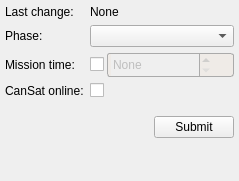
<?xml version="1.0" encoding="UTF-8"?>
<ui version="4.0">
 <class>MissionStatusDock</class>
 <widget class="QDockWidget" name="MissionStatusDock">
  <property name="geometry">
   <rect>
    <x>0</x>
    <y>0</y>
    <width>239</width>
    <height>181</height>
   </rect>
  </property>
  <property name="windowTitle">
   <string>&amp;Mission status</string>
  </property>
  <widget class="QWidget" name="dockWidgetContents">
   <layout class="QVBoxLayout" name="verticalLayout" stretch="0,0,0,1">
    <property name="leftMargin">
     <number>5</number>
    </property>
    <property name="topMargin">
     <number>5</number>
    </property>
    <property name="rightMargin">
     <number>5</number>
    </property>
    <property name="bottomMargin">
     <number>5</number>
    </property>
    <item>
     <layout class="QFormLayout" name="formLayout_3">
      <item row="1" column="0">
       <widget class="QLabel" name="label_6">
        <property name="text">
         <string>Phase:</string>
        </property>
       </widget>
      </item>
      <item row="1" column="1">
       <widget class="QComboBox" name="stateComboBox"/>
      </item>
      <item row="0" column="0">
       <widget class="QLabel" name="label_9">
        <property name="text">
         <string>Last change:</string>
        </property>
       </widget>
      </item>
      <item row="0" column="1">
       <widget class="QLabel" name="lastChangeLabel">
        <property name="text">
         <string>None</string>
        </property>
       </widget>
      </item>
      <item row="2" column="0">
       <widget class="QLabel" name="label_7">
        <property name="text">
         <string>Mission time:</string>
        </property>
       </widget>
      </item>
      <item row="2" column="1">
       <layout class="QHBoxLayout" name="horizontalLayout_3">
        <property name="spacing">
         <number>3</number>
        </property>
        <item>
         <widget class="QCheckBox" name="missionTimeCheckBox">
          <property name="toolTip">
           <string>Check to change current mission time</string>
          </property>
         </widget>
        </item>
        <item>
         <widget class="QFrame" name="missionTimeFrame">
          <property name="enabled">
           <bool>false</bool>
          </property>
          <property name="styleSheet">
           <string notr="true">QFrame {
	background-color: #fff;
	border: 1px solid #aaa;
	border-radius: 3px;
}

QFrame:disabled {
	background-color: #efebe7;
}</string>
          </property>
          <property name="frameShape">
           <enum>QFrame::StyledPanel</enum>
          </property>
          <property name="frameShadow">
           <enum>QFrame::Raised</enum>
          </property>
          <layout class="QHBoxLayout" name="horizontalLayout_4">
           <property name="spacing">
            <number>0</number>
           </property>
           <property name="leftMargin">
            <number>0</number>
           </property>
           <property name="topMargin">
            <number>0</number>
           </property>
           <property name="rightMargin">
            <number>0</number>
           </property>
           <property name="bottomMargin">
            <number>0</number>
           </property>
           <item>
            <spacer name="horizontalSpacer">
             <property name="orientation">
              <enum>Qt::Horizontal</enum>
             </property>
             <property name="sizeType">
              <enum>QSizePolicy::Fixed</enum>
             </property>
             <property name="sizeHint" stdset="0">
              <size>
               <width>3</width>
               <height>0</height>
              </size>
             </property>
            </spacer>
           </item>
           <item>
            <widget class="QDoubleSpinBox" name="missionTimeSpinBox">
             <property name="sizePolicy">
              <sizepolicy hsizetype="Expanding" vsizetype="Expanding">
               <horstretch>0</horstretch>
               <verstretch>0</verstretch>
              </sizepolicy>
             </property>
             <property name="toolTip">
              <string>Negative value means countdown to start</string>
             </property>
             <property name="frame">
              <bool>false</bool>
             </property>
             <property name="specialValueText">
              <string>None</string>
             </property>
             <property name="suffix">
              <string>sec</string>
             </property>
             <property name="minimum">
              <double>-1000.000000000000000</double>
             </property>
             <property name="maximum">
              <double>9999.989999999999782</double>
             </property>
             <property name="value">
              <double>-1000.000000000000000</double>
             </property>
            </widget>
           </item>
           <item>
            <widget class="QToolButton" name="missionTimeNoneButton">
             <property name="sizePolicy">
              <sizepolicy hsizetype="Fixed" vsizetype="Expanding">
               <horstretch>0</horstretch>
               <verstretch>0</verstretch>
              </sizepolicy>
             </property>
             <property name="toolTip">
              <string>Set to None</string>
             </property>
             <property name="icon">
              <iconset resource="res/res.qrc">
               <normaloff>:/res/remove.svg</normaloff>
               <disabledoff>:/res/remove_disabled.svg</disabledoff>
               <disabledon>:/res/remove_disabled.svg</disabledon>:/res/remove.svg</iconset>
             </property>
             <property name="iconSize">
              <size>
               <width>14</width>
               <height>14</height>
              </size>
             </property>
             <property name="autoRaise">
              <bool>true</bool>
             </property>
            </widget>
           </item>
          </layout>
         </widget>
        </item>
       </layout>
      </item>
      <item row="3" column="1">
       <widget class="QCheckBox" name="canSatOnlineCheckBox"/>
      </item>
      <item row="3" column="0">
       <widget class="QLabel" name="label_8">
        <property name="text">
         <string>CanSat online:</string>
        </property>
       </widget>
      </item>
     </layout>
    </item>
    <item>
     <spacer name="verticalSpacer_2">
      <property name="orientation">
       <enum>Qt::Vertical</enum>
      </property>
      <property name="sizeType">
       <enum>QSizePolicy::Fixed</enum>
      </property>
      <property name="sizeHint" stdset="0">
       <size>
        <width>20</width>
        <height>12</height>
       </size>
      </property>
     </spacer>
    </item>
    <item>
     <layout class="QHBoxLayout" name="horizontalLayout_2">
      <item>
       <widget class="QToolButton" name="refreshButton">
        <property name="toolTip">
         <string>Refresh mission status</string>
        </property>
        <property name="statusTip">
         <string/>
        </property>
        <property name="icon">
         <iconset resource="res/res.qrc">
          <normaloff>:/res/refresh.svg</normaloff>:/res/refresh.svg</iconset>
        </property>
        <property name="autoRaise">
         <bool>true</bool>
        </property>
       </widget>
      </item>
      <item>
       <spacer name="horizontalSpacer_2">
        <property name="orientation">
         <enum>Qt::Horizontal</enum>
        </property>
        <property name="sizeHint" stdset="0">
         <size>
          <width>40</width>
          <height>20</height>
         </size>
        </property>
       </spacer>
      </item>
      <item>
       <widget class="QPushButton" name="submitButton">
        <property name="text">
         <string>Submit</string>
        </property>
       </widget>
      </item>
     </layout>
    </item>
    <item>
     <spacer name="verticalSpacer">
      <property name="orientation">
       <enum>Qt::Vertical</enum>
      </property>
      <property name="sizeHint" stdset="0">
       <size>
        <width>20</width>
        <height>1</height>
       </size>
      </property>
     </spacer>
    </item>
   </layout>
  </widget>
 </widget>
 <resources>
  <include location="res/res.qrc"/>
 </resources>
 <connections>
  <connection>
   <sender>refreshButton</sender>
   <signal>clicked()</signal>
   <receiver>MissionStatusDock</receiver>
   <slot>refresh()</slot>
   <hints>
    <hint type="sourcelabel">
     <x>17</x>
     <y>156</y>
    </hint>
    <hint type="destinationlabel">
     <x>107</x>
     <y>89</y>
    </hint>
   </hints>
  </connection>
  <connection>
   <sender>submitButton</sender>
   <signal>clicked()</signal>
   <receiver>MissionStatusDock</receiver>
   <slot>submit()</slot>
   <hints>
    <hint type="sourcelabel">
     <x>168</x>
     <y>155</y>
    </hint>
    <hint type="destinationlabel">
     <x>107</x>
     <y>89</y>
    </hint>
   </hints>
  </connection>
  <connection>
   <sender>missionTimeCheckBox</sender>
   <signal>toggled(bool)</signal>
   <receiver>missionTimeFrame</receiver>
   <slot>setEnabled(bool)</slot>
   <hints>
    <hint type="sourcelabel">
     <x>110</x>
     <y>85</y>
    </hint>
    <hint type="destinationlabel">
     <x>176</x>
     <y>85</y>
    </hint>
   </hints>
  </connection>
  <connection>
   <sender>missionTimeNoneButton</sender>
   <signal>clicked()</signal>
   <receiver>MissionStatusDock</receiver>
   <slot>set_none_mission_time()</slot>
   <hints>
    <hint type="sourcelabel">
     <x>219</x>
     <y>85</y>
    </hint>
    <hint type="destinationlabel">
     <x>119</x>
     <y>90</y>
    </hint>
   </hints>
  </connection>
 </connections>
 <slots>
  <slot>refresh()</slot>
  <slot>submit()</slot>
  <slot>set_none_mission_time()</slot>
 </slots>
</ui>
